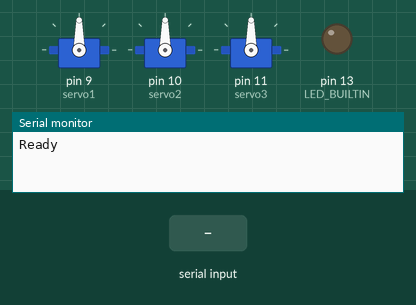
The sketch below on a simulated Arduino Uno, built with avr-gcc and run on an emulated ATmega328P. Parts: 3 × servo, output pins drawn as LEDs (lit = HIGH), the last lines printed to the serial monitor. The inputs (shaded band) are chosen by the test bench.

Above: at 1.2 s.
1.3 s: "90 45 200\n" received over Serial
At 2.4 s:
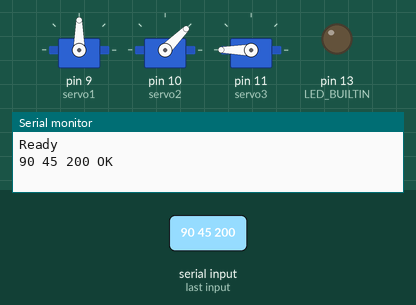
2.8 s: "30 150 10\n" received over Serial
At 3.5 s:
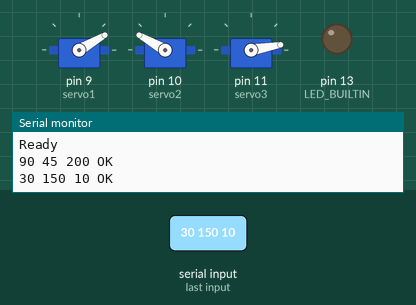
4.3 s: "90 45\n" received over Serial
At 5.5 s:
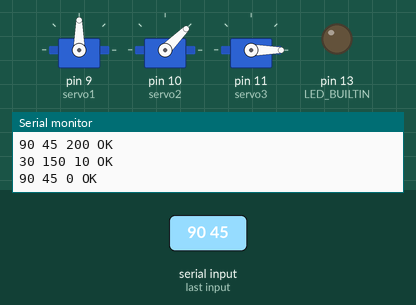
5.8 s: "5\n" received over Serial
At 6.7 s:
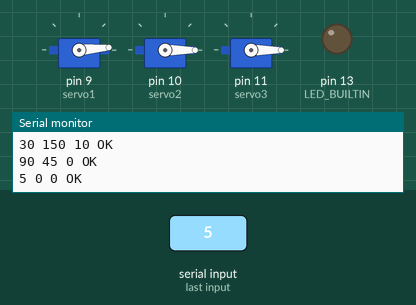
7.3 s: "90\n" received over Serial
At 7.8 s:
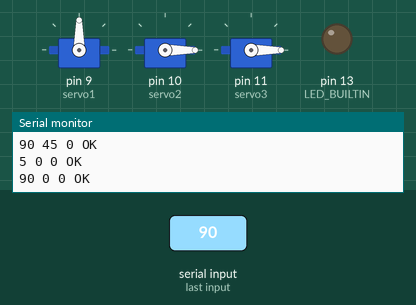
8.8 s: "200\n" received over Serial
At 10.2 s:
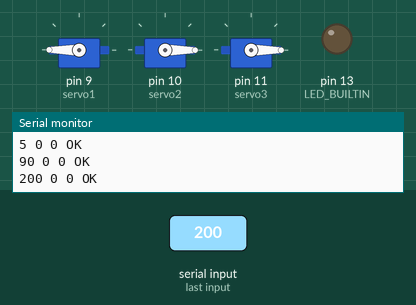
Timing chart, 0 to 11.3 s (numbered marks = the images above; inputs shaded):
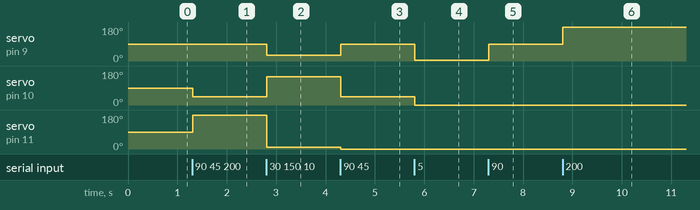

The sketch:

servo.ino
```cpp
#include <Servo.h>

Servo servo1, servo2, servo3;


// the setup function runs once when you press reset or power the board
void setup() {
  pinMode(LED_BUILTIN, OUTPUT);
  servo1.attach(9);
  servo2.attach(10);
  servo3.attach(11);

  Serial.begin(9600);
  while (!Serial) {
    ; // wait for serial port to connect. Needed for native USB port only
  }


  Serial.println("Ready");

}

String inWords[3];
int atWord = 0;
int pos[3];

void readLine() {

  while (Serial.available() > 0) {
    int inChar = Serial.read();
    if (inChar == '\n') {
      pos[0] = inWords[0].toInt();
      pos[1] = inWords[1].toInt();
      pos[2] = inWords[2].toInt();
      inWords[0] = "";
      inWords[1] = "";
      inWords[2] = "";
      atWord = 0;
      Serial.print(pos[0]);
      Serial.print(" ");
      Serial.print(pos[1]);
      Serial.print(" ");
      Serial.print(pos[2]);
      Serial.println(" OK");
      servo1.write(pos[0]);
      servo2.write(pos[1]);
      servo3.write(pos[2]);
    }
    else if (inChar == ' ') {
      ++atWord;
    }
    else {
      if (atWord < 3)
        inWords[atWord] += (char)inChar;
    }

  }

}

void loop() {
  readLine();


}
```

Measured:
- after the input at 1.3 s, servo on pin 10 (servo2): 90° → 45° at once; servo on pin 11 (servo3): 90° → 180° at once
- after the input at 2.8 s, servo on pin 9 (servo1): 90° → 30° at once; servo on pin 10 (servo2): 45° → 150° at once; servo on pin 11 (servo3): 180° → 10° at once
- after the input at 4.3 s, servo on pin 9 (servo1): 30° → 90° at once; servo on pin 10 (servo2): 150° → 45° at once; servo on pin 11 (servo3): 10° → 0° at once
- after the input at 5.8 s, servo on pin 9 (servo1): 90° → 5° at once; servo on pin 10 (servo2): 45° → 0° at once
- after the input at 7.3 s, servo on pin 9 (servo1): 5° → 90° at once
- after the input at 8.8 s, servo on pin 9 (servo1): 90° → 180° at once
